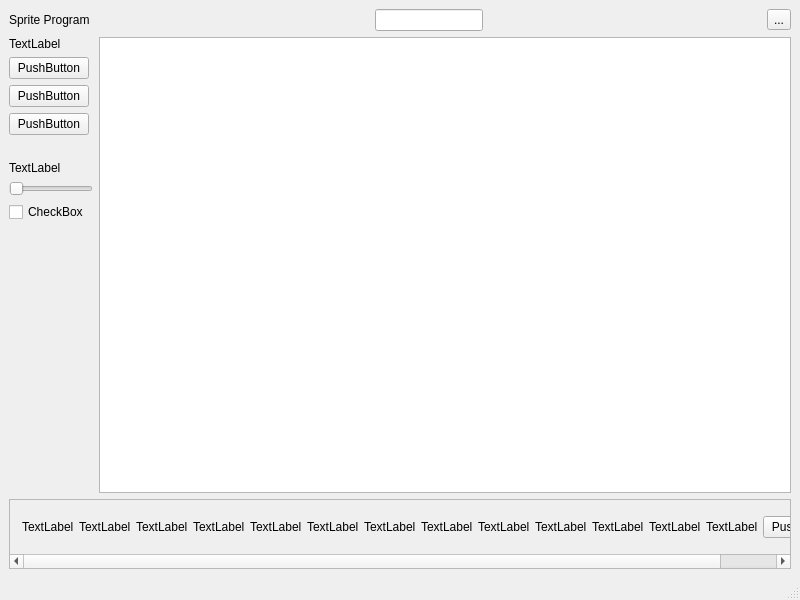
<?xml version="1.0" encoding="UTF-8"?>
<ui version="4.0">
 <class>MainWindow</class>
 <widget class="QMainWindow" name="MainWindow">
  <property name="geometry">
   <rect>
    <x>0</x>
    <y>0</y>
    <width>800</width>
    <height>600</height>
   </rect>
  </property>
  <property name="windowTitle">
   <string>MainWindow</string>
  </property>
  <widget class="QWidget" name="centralwidget">
   <layout class="QVBoxLayout" name="verticalLayout_2">
    <item>
     <layout class="QHBoxLayout" name="horizontalLayout">
      <item>
       <widget class="QLabel" name="label">
        <property name="sizePolicy">
         <sizepolicy hsizetype="Fixed" vsizetype="Fixed">
          <horstretch>0</horstretch>
          <verstretch>0</verstretch>
         </sizepolicy>
        </property>
        <property name="text">
         <string>Sprite Program</string>
        </property>
       </widget>
      </item>
      <item>
       <spacer name="horizontalSpacer">
        <property name="orientation">
         <enum>Qt::Horizontal</enum>
        </property>
        <property name="sizeHint" stdset="0">
         <size>
          <width>40</width>
          <height>20</height>
         </size>
        </property>
       </spacer>
      </item>
      <item>
       <widget class="QLineEdit" name="lineEdit">
        <property name="sizePolicy">
         <sizepolicy hsizetype="Fixed" vsizetype="Fixed">
          <horstretch>0</horstretch>
          <verstretch>0</verstretch>
         </sizepolicy>
        </property>
       </widget>
      </item>
      <item>
       <spacer name="horizontalSpacer_2">
        <property name="orientation">
         <enum>Qt::Horizontal</enum>
        </property>
        <property name="sizeHint" stdset="0">
         <size>
          <width>40</width>
          <height>20</height>
         </size>
        </property>
       </spacer>
      </item>
      <item>
       <widget class="QToolButton" name="toolButton">
        <property name="text">
         <string>...</string>
        </property>
       </widget>
      </item>
     </layout>
    </item>
    <item>
     <layout class="QHBoxLayout" name="horizontalLayout_2" stretch="0,4">
      <item>
       <layout class="QVBoxLayout" name="verticalLayout">
        <item>
         <widget class="QLabel" name="label_2">
          <property name="text">
           <string>TextLabel</string>
          </property>
         </widget>
        </item>
        <item>
         <widget class="QPushButton" name="pushButton">
          <property name="sizePolicy">
           <sizepolicy hsizetype="Fixed" vsizetype="Fixed">
            <horstretch>0</horstretch>
            <verstretch>0</verstretch>
           </sizepolicy>
          </property>
          <property name="text">
           <string>PushButton</string>
          </property>
         </widget>
        </item>
        <item>
         <widget class="QPushButton" name="pushButton_2">
          <property name="sizePolicy">
           <sizepolicy hsizetype="Fixed" vsizetype="Fixed">
            <horstretch>0</horstretch>
            <verstretch>0</verstretch>
           </sizepolicy>
          </property>
          <property name="text">
           <string>PushButton</string>
          </property>
         </widget>
        </item>
        <item>
         <widget class="QPushButton" name="pushButton_3">
          <property name="sizePolicy">
           <sizepolicy hsizetype="Fixed" vsizetype="Fixed">
            <horstretch>0</horstretch>
            <verstretch>0</verstretch>
           </sizepolicy>
          </property>
          <property name="text">
           <string>PushButton</string>
          </property>
         </widget>
        </item>
        <item>
         <spacer name="verticalSpacer_2">
          <property name="orientation">
           <enum>Qt::Vertical</enum>
          </property>
          <property name="sizeType">
           <enum>QSizePolicy::Fixed</enum>
          </property>
          <property name="sizeHint" stdset="0">
           <size>
            <width>20</width>
            <height>20</height>
           </size>
          </property>
         </spacer>
        </item>
        <item>
         <widget class="QLabel" name="label_3">
          <property name="text">
           <string>TextLabel</string>
          </property>
         </widget>
        </item>
        <item>
         <widget class="QSlider" name="horizontalSlider">
          <property name="orientation">
           <enum>Qt::Horizontal</enum>
          </property>
         </widget>
        </item>
        <item>
         <widget class="QCheckBox" name="checkBox">
          <property name="text">
           <string>CheckBox</string>
          </property>
         </widget>
        </item>
        <item>
         <spacer name="verticalSpacer">
          <property name="orientation">
           <enum>Qt::Vertical</enum>
          </property>
          <property name="sizeHint" stdset="0">
           <size>
            <width>20</width>
            <height>40</height>
           </size>
          </property>
         </spacer>
        </item>
       </layout>
      </item>
      <item>
       <widget class="QGraphicsView" name="graphicsView">
        <property name="minimumSize">
         <size>
          <width>300</width>
          <height>300</height>
         </size>
        </property>
        <property name="maximumSize">
         <size>
          <width>2000</width>
          <height>2000</height>
         </size>
        </property>
       </widget>
      </item>
     </layout>
    </item>
    <item>
     <widget class="QScrollArea" name="scrollArea">
      <property name="sizePolicy">
       <sizepolicy hsizetype="Expanding" vsizetype="Minimum">
        <horstretch>0</horstretch>
        <verstretch>0</verstretch>
       </sizepolicy>
      </property>
      <property name="widgetResizable">
       <bool>true</bool>
      </property>
      <widget class="QWidget" name="scrollAreaWidgetContents">
       <property name="geometry">
        <rect>
         <x>0</x>
         <y>0</y>
         <width>943</width>
         <height>54</height>
        </rect>
       </property>
       <layout class="QHBoxLayout" name="horizontalLayout_3">
        <property name="spacing">
         <number>5</number>
        </property>
        <property name="leftMargin">
         <number>12</number>
        </property>
        <item>
         <widget class="QLabel" name="label_5">
          <property name="text">
           <string>TextLabel</string>
          </property>
         </widget>
        </item>
        <item>
         <widget class="QLabel" name="label_8">
          <property name="text">
           <string>TextLabel</string>
          </property>
         </widget>
        </item>
        <item>
         <widget class="QLabel" name="label_7">
          <property name="text">
           <string>TextLabel</string>
          </property>
         </widget>
        </item>
        <item>
         <widget class="QLabel" name="label_6">
          <property name="text">
           <string>TextLabel</string>
          </property>
         </widget>
        </item>
        <item>
         <widget class="QLabel" name="label_9">
          <property name="text">
           <string>TextLabel</string>
          </property>
         </widget>
        </item>
        <item>
         <widget class="QLabel" name="label_11">
          <property name="text">
           <string>TextLabel</string>
          </property>
         </widget>
        </item>
        <item>
         <widget class="QLabel" name="label_12">
          <property name="text">
           <string>TextLabel</string>
          </property>
         </widget>
        </item>
        <item>
         <widget class="QLabel" name="label_13">
          <property name="text">
           <string>TextLabel</string>
          </property>
         </widget>
        </item>
        <item>
         <widget class="QLabel" name="label_14">
          <property name="text">
           <string>TextLabel</string>
          </property>
         </widget>
        </item>
        <item>
         <widget class="QLabel" name="label_15">
          <property name="text">
           <string>TextLabel</string>
          </property>
         </widget>
        </item>
        <item>
         <widget class="QLabel" name="label_16">
          <property name="text">
           <string>TextLabel</string>
          </property>
         </widget>
        </item>
        <item>
         <widget class="QLabel" name="label_10">
          <property name="text">
           <string>TextLabel</string>
          </property>
         </widget>
        </item>
        <item>
         <widget class="QLabel" name="label_4">
          <property name="text">
           <string>TextLabel</string>
          </property>
         </widget>
        </item>
        <item>
         <widget class="QPushButton" name="pushButton_4">
          <property name="text">
           <string>PushButton</string>
          </property>
         </widget>
        </item>
       </layout>
      </widget>
     </widget>
    </item>
   </layout>
  </widget>
  <widget class="QMenuBar" name="menubar">
   <property name="geometry">
    <rect>
     <x>0</x>
     <y>0</y>
     <width>800</width>
     <height>24</height>
    </rect>
   </property>
  </widget>
  <widget class="QStatusBar" name="statusbar"/>
 </widget>
 <resources/>
 <connections/>
</ui>
